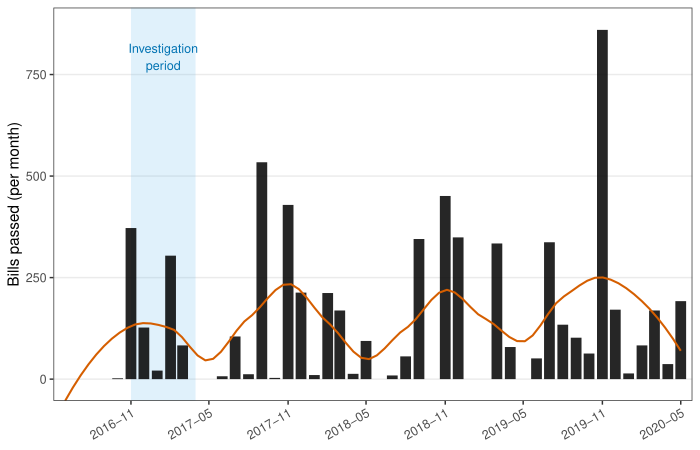

The R source for this figure:
# Figure 2: Monthly Bill Passage in the 20th Assembly, June 2016 - May 2020
# Reads master_bills_20.parquet and counts bills passed by month based on cmt_proc_dt.
# Uses base R pdf device (not cairo) to avoid X11/cairo loader errors.

suppressPackageStartupMessages({
  library(arrow)
  library(dplyr)
  library(ggplot2)
  library(tidyr)
})

okabe_ito <- c("#E69F00","#56B4E9","#009E73","#0072B2",
               "#D55E00","#CC79A7","#000000")

data_dir <- Sys.getenv("KBL_DATA",
  unset = "/Users/kyusik/Desktop/kyusik-github/kna/data/processed")
bills_path <- file.path(data_dir, "master_bills_20.parquet")
out_path <- "/Users/kyusik/Desktop/kyusik-claude/kna-research-agents/articles/figures/2026-04-06_r10/fig_2.pdf"

bills <- arrow::read_parquet(bills_path)

# Identify a usable date column for "passage" timing.
# Prefer cmt_proc_dt (committee processing); fall back to law_proc_dt or ppsl_dt.
candidate_cols <- c("cmt_proc_dt", "law_proc_dt", "ppsl_dt")
date_col <- candidate_cols[candidate_cols %in% names(bills)][1]

bills <- bills %>%
  mutate(
    passed_flag = suppressWarnings(as.integer(passed)),
    date_val = suppressWarnings(as.Date(.data[[date_col]]))
  ) %>%
  filter(!is.na(passed_flag), passed_flag == 1L,
         !is.na(date_val),
         date_val >= as.Date("2016-06-01"),
         date_val <= as.Date("2020-05-31"))

# Build the full month grid for the 20th Assembly window.
months <- seq(as.Date("2016-06-01"), as.Date("2020-05-01"), by = "month")
month_grid <- tibble(month = months)

monthly <- bills %>%
  mutate(month = as.Date(format(date_val, "%Y-%m-01"))) %>%
  count(month, name = "n_passed")

monthly <- month_grid %>%
  left_join(monthly, by = "month") %>%
  mutate(n_passed = tidyr::replace_na(n_passed, 0L))

# Investigation period: 박근혜 국정조사 was activated late November 2016
# through early 2017. Shade Nov 2016 - Mar 2017 as the reference window.
inv_start <- as.Date("2016-11-01")
inv_end   <- as.Date("2017-03-31")

p <- ggplot(monthly, aes(x = month, y = n_passed)) +
  annotate("rect",
           xmin = inv_start, xmax = inv_end,
           ymin = -Inf, ymax = Inf,
           fill = okabe_ito[2], alpha = 0.18) +
  annotate("text",
           x = inv_start + (inv_end - inv_start)/2,
           y = max(monthly$n_passed, na.rm = TRUE) * 0.96,
           label = "Investigation\nperiod",
           size = 3, color = okabe_ito[4], hjust = 0.5, vjust = 1) +
  geom_col(fill = okabe_ito[7], width = 25, alpha = 0.85) +
  geom_smooth(method = "loess", span = 0.35, se = FALSE,
              color = okabe_ito[5], linewidth = 0.7,
              formula = y ~ x) +
  scale_x_date(date_breaks = "6 months", date_labels = "%Y-%m",
               expand = expansion(mult = c(0.01, 0.01))) +
  scale_y_continuous(expand = expansion(mult = c(0, 0.06))) +
  labs(x = NULL, y = "Bills passed (per month)") +
  theme_bw(base_size = 11) +
  theme(
    panel.grid.minor = element_blank(),
    panel.grid.major.x = element_blank(),
    axis.text.x = element_text(angle = 30, hjust = 1)
  )

dir.create(dirname(out_path), recursive = TRUE, showWarnings = FALSE)

# Use base R pdf device to bypass cairo loader issues on this machine.
ggsave(out_path, plot = p, width = 7, height = 4.5, device = "pdf")
